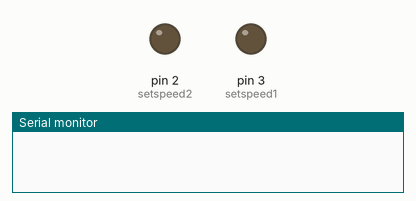
A sketch run on a simulated Arduino Uno, built with avr-gcc and run on an emulated ATmega328P. On the bench: output pins drawn as LEDs (lit = HIGH), the last lines printed to the serial monitor.

Above: at 0.1 s.
At 1.4 s:
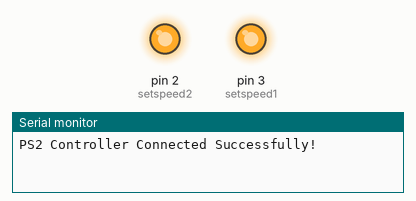
Timing chart, 0 to 2.9 s (numbered marks = the images above):
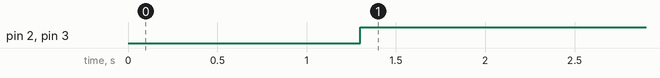

The sketch:

sketch_jul3a.ino
```cpp
#include <PS2X_lib.h>  // Thư viện điều khiển tay cầm PS2
PS2X ps2x; // Khai báo đối tượng tay cầm

// Các chân kết nối
#define PS2_DAT 10
#define PS2_CMD 11
#define PS2_SEL 12
#define PS2_CLK 13
int out4 = 7;
int  out3=6 ;
int out2= 7;
int  out1=6 ;
int setspeed1 = 3;
int setspeed2 =2;
void setup() {
  Serial.begin(9600);

  delay(300);  // Đợi tay cầm ổn định

  int error = ps2x.config_gamepad(PS2_CLK, PS2_CMD, PS2_SEL, PS2_DAT, true, true);

  if (error == 0) {
    Serial.println("PS2 Controller Connected Successfully!");
  } else if (error == 1) {
    Serial.println("Không tìm thấy tay cầm.");
  } else if (error == 2) {
    Serial.println("Tay cầm tìm thấy nhưng không phản hồi.");
  } else if (error == 3) {
    Serial.println("Không thể vào chế độ Analog.");
  }
  delay(1000);
}// 1 4 len 2 3 xuong
  void dichuyen(int ly , int lx){
    if(lx>0&&lx<255&&ly==0){//tien
      digitalWrite(out1,1);
    digitalWrite(out2,0);
  digitalWrite(out3,0);
  digitalWrite(out4,1);
    }

  else if(lx == 255&&ly>0&&ly<255){//sang phai

digitalWrite(out1,0);
    digitalWrite(out2,1);
  digitalWrite(out3,0);
  digitalWrite(out4,1);

  }
  else if(ly>0&&ly<255&&lx==0 ){//sang trai
        digitalWrite(out2,0);
    digitalWrite(out1,1);
  digitalWrite(out3,1);
  digitalWrite(out4,0);

  }
  else if(ly==255&&lx>0&&lx<255){//lui
      digitalWrite(out2,1);
    digitalWrite(out1,0);
  digitalWrite(out3,1);
  digitalWrite(out4,0);

  }
  else {//dung 3
      digitalWrite(out1,0);
    digitalWrite(out2,0);
  digitalWrite(out3,0);
  digitalWrite(out4,0);

  }
  }

void loop() {
  ps2x.read_gamepad();  // Đọc trạng thái tay cầm

analogWrite(setspeed1,255);
analogWrite(setspeed2,255);
int lx = ps2x.Analog(PSS_LX);
int ly = ps2x.Analog(PSS_LY);
if(lx==128&&ly==127){
  dichuyen(ly,lx);
  }else{

  digitalWrite(out1,0);
  digitalWrite(out2,0);
  digitalWrite(out3,0);
  digitalWrite(out4,0);
  }
  delay(1000);
  }
```

Measured:
- by itself, pin 2 (setspeed2), pin 3 (setspeed1): LOW → HIGH at 1.3 s
